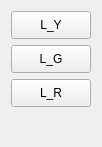
               <widget class="QWidget" name="layoutWidget">
                <property name="geometry">
                 <rect>
                  <x>489</x>
                  <y>21</y>
                  <width>82</width>
                  <height>147</height>
                 </rect>
                </property>
                <layout class="QVBoxLayout" name="verticalLayout_19">
                 <item>
                  <widget class="QPushButton" name="pushButton_47">
                   <property name="minimumSize">
                    <size>
                     <width>80</width>
                     <height>28</height>
                    </size>
                   </property>
                   <property name="maximumSize">
                    <size>
                     <width>80</width>
                     <height>16777215</height>
                    </size>
                   </property>
                   <property name="text">
                    <string>L_Y</string>
                   </property>
                  </widget>
                 </item>
                 <item>
                  <widget class="QPushButton" name="pushButton_46">
                   <property name="minimumSize">
                    <size>
                     <width>80</width>
                     <height>28</height>
                    </size>
                   </property>
                   <property name="maximumSize">
                    <size>
                     <width>80</width>
                     <height>16777215</height>
                    </size>
                   </property>
                   <property name="text">
                    <string>L_G</string>
                   </property>
                  </widget>
                 </item>
                 <item>
                  <widget class="QPushButton" name="pushButton_45">
                   <property name="minimumSize">
                    <size>
                     <width>80</width>
                     <height>28</height>
                    </size>
                   </property>
                   <property name="maximumSize">
                    <size>
                     <width>80</width>
                     <height>16777215</height>
                    </size>
                   </property>
                   <property name="text">
                    <string>L_R</string>
                   </property>
                  </widget>
                 </item>
                 <item>
                  <spacer name="verticalSpacer_4">
                   <property name="orientation">
                    <enum>Qt::Vertical</enum>
                   </property>
                   <property name="sizeHint" stdset="0">
                    <size>
                     <width>20</width>
                     <height>40</height>
                    </size>
                   </property>
                  </spacer>
                 </item>
                </layout>
               </widget>
